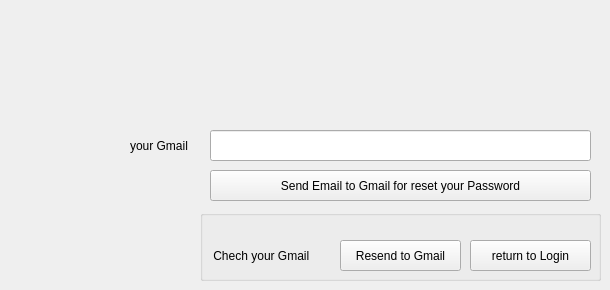
    <widget class="QWidget" name="tab_10">
     <property name="font">
      <font>
       <family>Segoe UI</family>
      </font>
     </property>
     <attribute name="title">
      <string>Page</string>
     </attribute>
     <widget class="QLabel" name="label_40">
      <property name="geometry">
       <rect>
        <x>130</x>
        <y>130</y>
        <width>71</width>
        <height>31</height>
       </rect>
      </property>
      <property name="font">
       <font>
        <family>Segoe UI</family>
       </font>
      </property>
      <property name="text">
       <string>your Gmail</string>
      </property>
     </widget>
     <widget class="QPushButton" name="pushButton_28">
      <property name="geometry">
       <rect>
        <x>210</x>
        <y>170</y>
        <width>381</width>
        <height>31</height>
       </rect>
      </property>
      <property name="font">
       <font>
        <family>Segoe UI</family>
       </font>
      </property>
      <property name="text">
       <string>Send Email to Gmail for reset your Password</string>
      </property>
     </widget>
     <widget class="QLineEdit" name="lineEdit_33">
      <property name="geometry">
       <rect>
        <x>210</x>
        <y>130</y>
        <width>381</width>
        <height>31</height>
       </rect>
      </property>
      <property name="font">
       <font>
        <family>Segoe UI</family>
       </font>
      </property>
     </widget>
     <widget class="QGroupBox" name="groupBox_6">
      <property name="geometry">
       <rect>
        <x>200</x>
        <y>210</y>
        <width>401</width>
        <height>71</height>
       </rect>
      </property>
      <property name="font">
       <font>
        <family>Segoe UI</family>
       </font>
      </property>
      <property name="title">
       <string/>
      </property>
      <widget class="QPushButton" name="pushButton_27">
       <property name="geometry">
        <rect>
         <x>270</x>
         <y>30</y>
         <width>121</width>
         <height>31</height>
        </rect>
       </property>
       <property name="font">
        <font>
         <family>Segoe UI</family>
        </font>
       </property>
       <property name="text">
        <string>return to Login</string>
       </property>
      </widget>
      <widget class="QLabel" name="label_38">
       <property name="geometry">
        <rect>
         <x>10</x>
         <y>30</y>
         <width>131</width>
         <height>31</height>
        </rect>
       </property>
       <property name="font">
        <font>
         <family>Segoe UI</family>
        </font>
       </property>
       <property name="text">
        <string> Chech your Gmail</string>
       </property>
      </widget>
      <widget class="QPushButton" name="pushButton_29">
       <property name="geometry">
        <rect>
         <x>140</x>
         <y>30</y>
         <width>121</width>
         <height>31</height>
        </rect>
       </property>
       <property name="font">
        <font>
         <family>Segoe UI</family>
        </font>
       </property>
       <property name="text">
        <string>Resend to Gmail</string>
       </property>
      </widget>
     </widget>
    </widget>
